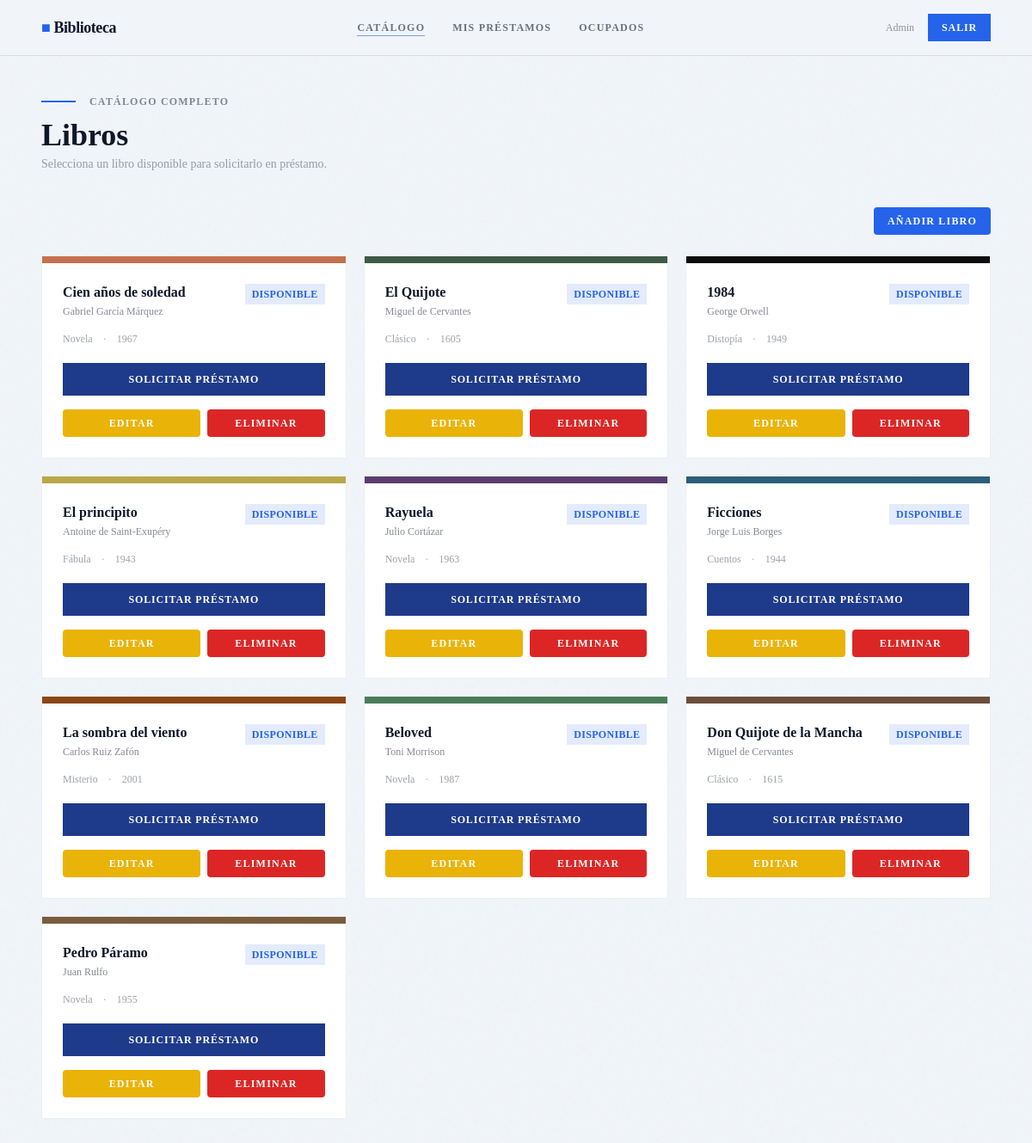
The page /books (signed in) on the database as committed earlier.
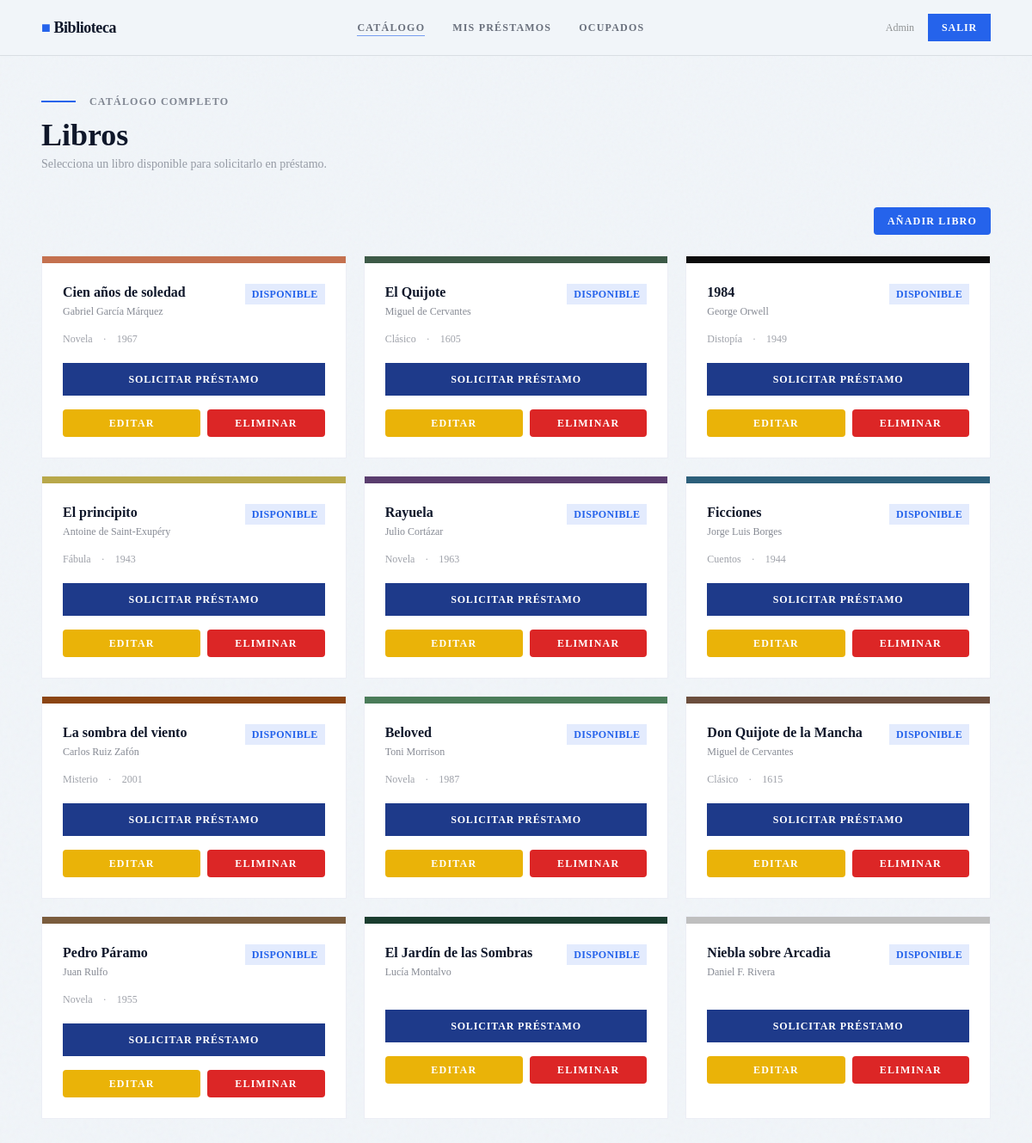
The same page on the database as committed later.
### tables this page shows
CREATE TABLE books (
            id          INTEGER PRIMARY KEY AUTOINCREMENT,
            title       TEXT    NOT NULL,
            author      TEXT    NOT NULL,
            genre       TEXT,
            year        INTEGER,
            cover_color TEXT    DEFAULT '#3D5A47',
            available   INTEGER DEFAULT 1,
            UNIQUE(title, author)   -- Evita duplicados reales
        );

### app.py (the view)
    @app.route('/books')
    @login_required
    def books():
        conn = app.get_db_connection()
        books = conn.execute("SELECT * FROM books").fetchall()
        conn.close()
        return render_template('books.html', books=books)

### templates/books.html (shortened to what this page needs)
{% extends "base.html" %}
{% block content %}
<div class="mb-2">
  <span style="width:40px;height:2px;background:#2563eb;display:inline-block;vertical-align:middle;margin-right:12px;"></span>
  <span class="text-xs font-display font-semibold tracking-widest text-dark uppercase opacity-50">Catálogo completo</span>
</div>
<h1 class="font-display text-4xl font-extrabold text-dark mb-1">Libros</h1>
<p class="text-sm text-dark opacity-40 mb-10">Selecciona un libro disponible para solicitarlo en préstamo.</p>
<div class="flex justify-end mb-6">
  <a href="{{ url_for('add_book') }}"
     class="px-4 py-2 bg-blue-600 text-white text-xs font-display font-semibold uppercase tracking-widest rounded hover:bg-blue-700 transition">
    Añadir libro
  </a>
</div>
<div class="grid sm:grid-cols-2 lg:grid-cols-3 gap-5">
  {% for book in books %}
  <div class="book-card bg-white p-0 overflow-hidden animate-fade-up" style="animation-delay:{{ loop.index0 * 0.07 }}s; opacity:0">
    <div class="h-2 w-full" style="background:{{ book['cover_color'] }}"></div>
    <div class="p-6">
      <div class="flex items-start justify-between mb-4">
        <div>
          <h3 class="font-display font-bold text-dark leading-tight mb-1">{{ book['title'] }}</h3>
          <p class="text-xs text-dark opacity-50">{{ book['author'] }}</p>
        </div>
        {% if book['available'] %}
        <span class="badge-available text-xs font-display font-semibold px-2 py-1 uppercase tracking-wide flex-shrink-0 ml-2">Disponible</span>
        {% else %}
        <span class="badge-borrowed text-xs font-display font-semibold px-2 py-1 uppercase tracking-wide flex-shrink-0 ml-2">Prestado</span>
        {% endif %}
      </div>
      <div class="flex items-center gap-3 text-xs text-dark opacity-40 mb-5">
        {% if book['genre'] %}<span>{{ book['genre'] }}</span>{% endif %}
        {% if book['year'] %}<span>·</span><span>{{ book['year'] }}</span>{% endif %}
      </div>
      {% if book['available'] %}
      <form action="{{ url_for('loan', book_id=book['id']) }}" method="POST">
        <button type="submit" class="btn-primary w-full text-center">
          <span>Solicitar préstamo</span>
        </button>
      </form>
      {% else %}
      <button disabled
        class="w-full py-3 text-xs font-display font-semibold uppercase tracking-widest text-dark opacity-25 border border-dark border-opacity-20 cursor-not-allowed">
        No disponible
      </button>
      {% endif %}
      <div class="flex gap-2 mt-4">
        <a href="{{ url_for('edit_book', book_id=book['id']) }}"
           class="flex-1 text-center px-3 py-2 text-xs font-display font-semibold uppercase tracking-widest bg-yellow-500 text-white rounded hover:bg-yellow-600 transition">
          Editar
        </a>
        <form action="{{ url_for('delete_book', book_id=book['id']) }}" method="POST" class="flex-1">
          <button onclick="return confirm('¿Eliminar este libro?')"
                  class="w-full px-3 py-2 text-xs font-display font-semibold uppercase tracking-widest bg-red-600 text-white rounded hover:bg-red-700 transition">
            Eliminar
          </button>
        </form>
      </div>
    </div>
  </div>
  {% else %}
  <div class="col-span-3 text-center py-20 text-dark opacity-30">
    <p class="text-5xl mb-4">📭</p>
    <p class="font-display text-lg">No hay libros registrados.</p>
  </div>
  {% endfor %}
</div>
{% endblock %}

### templates/base.html (shortened to what this page needs)
<!DOCTYPE html>
<html lang="es">
<head>
  <script src="https://cdn.tailwindcss.com"></script>
</head>
<body class="noise bg-light min-h-screen">
  {% if session.user_id %}
  <nav class="relative z-20 border-b border-dark border-opacity-10 bg-light bg-opacity-90 backdrop-blur-sm">
    <div class="max-w-6xl mx-auto px-6 flex items-center justify-between h-16">
      <a href="{{ url_for('dashboard') }}"
         class="font-extrabold text-lg text-dark tracking-tight">
        <span class="text-accent">■</span> Biblioteca
      </a>
      <div class="hidden md:flex items-center gap-8 text-xs font-semibold uppercase tracking-widest">
        <a href="{{ url_for('books') }}"
           class="nav-link text-dark opacity-60 hover:opacity-100 {% if request.endpoint=='books' %}active opacity-100{% endif %}">
           Catálogo
        </a>
        <a href="{{ url_for('my_loans') }}"
           class="nav-link text-dark opacity-60 hover:opacity-100 {% if request.endpoint=='my_loans' %}active opacity-100{% endif %}">
           Mis préstamos
        </a>
        <a href="{{ url_for('occupied') }}"
           class="nav-link text-dark opacity-60 hover:opacity-100 {% if request.endpoint=='occupied' %}active opacity-100{% endif %}">
           Ocupados
        </a>
      </div>
      <div class="flex items-center gap-4">
        <span class="hidden md:inline text-xs opacity-40">
          {{ session.user_name }}
        </span>
        <a href="{{ url_for('logout') }}" class="btn-secondary text-xs py-2 px-4">
          <span>Salir</span>
        </a>
      </div>
    </div>
  </nav>
  {% endif %}
  <main class="relative z-10 max-w-6xl mx-auto px-6 py-10">
    {% block content %}{% endblock %}
  </main>
</body>
</html>

### templates/base.html (style rules this page uses)
body { font-family:'Times New Roman', serif; }
h1,h2,h3,h4,label,nav { font-family:'Times New Roman', serif; }
.noise::before { content:''; position:fixed; inset:0; pointer-events:none; z-index:0; }
.nav-link { position:relative; }
.nav-link::after { content:''; position:absolute; left:0; bottom:-2px; width:0; height:1.5px; background:#2563eb; transition:width .3s; }
.nav-link:hover::after, .nav-link.active::after { width:100%; }
.btn-primary { background:#1e3a8a; color:#ffffff; font-weight:600; letter-spacing:.07em; text-transform:uppercase; font-size:.75rem; padding:10px 24px; border:none; cursor:pointer; position:relative; overflow:hidden; transition:.3s; display:inline-block; text-decoration:none; }
.btn-primary::after { content:''; position:absolute; left:-100%; top:0; width:100%; height:100%; background:#2563eb; transition:left .35s ease; z-index:0; }
.btn-primary span { position:relative; z-index:1; }
.btn-secondary { background:#2563eb; color:#ffffff; font-weight:600; letter-spacing:.07em; text-transform:uppercase; font-size:.75rem; padding:10px 24px; border:none; cursor:pointer; position:relative; overflow:hidden; transition:.3s; display:inline-block; text-decoration:none; }
.btn-secondary::after { content:''; position:absolute; left:-100%; top:0; width:100%; height:100%; background:#0f172a; transition:left .35s ease; z-index:0; }
.btn-secondary span { position:relative; z-index:1; }
.book-card { border:1px solid #1e3a8a15; transition:transform .25s, box-shadow .25s; }
.badge-available { background:#2563eb20; color:#2563eb; }

Rows that differ between the two databases and show on the page:
added books: title "El Jardín de las Sombras", author "Lucía Montalvo", available "DISPONIBLE"
added books: title "Niebla sobre Arcadia", author "Daniel F. Rivera", available "DISPONIBLE"
